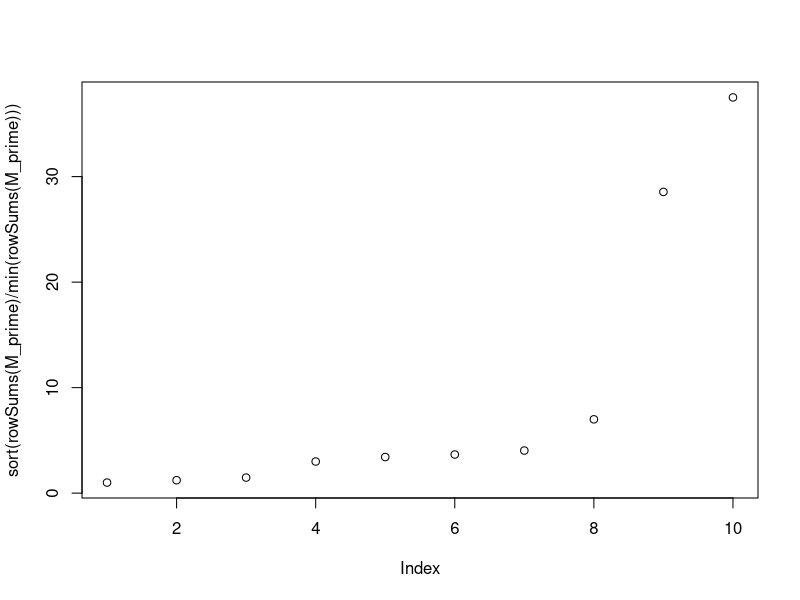
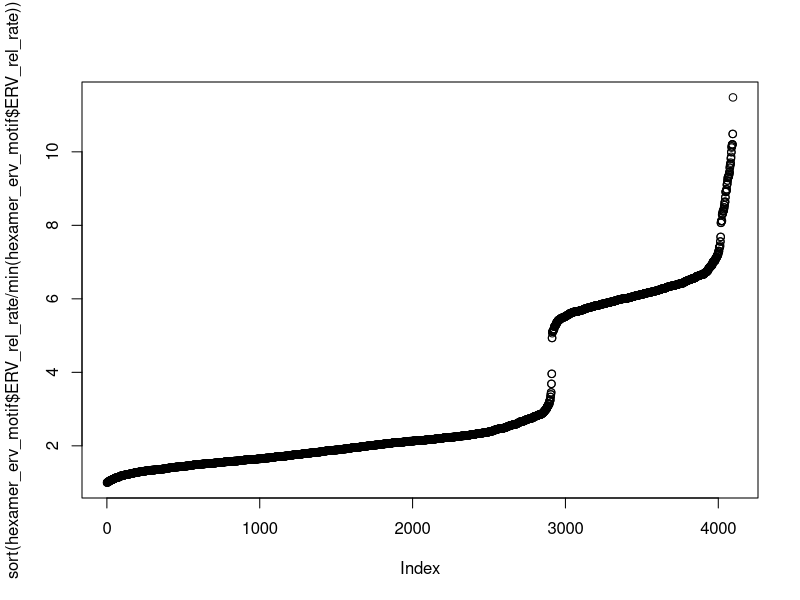

The R source for these figures, in order: (Note: this script raises an error after producing the figures.)
library(tidyverse)
# library(MCMCpack)
# library(ramify)

set.seed(03192020)

sample_M_double <- function(N, M_mu, M_sigma) {
  # log-normally distributed entries
  M_prime <- matrix(nrow=N, ncol=1)
  for (i in 1:N) {
    M_prime[i, 1] <- exp(rnorm(1, M_mu, M_sigma))
  }
  M <- matrix(nrow=N, ncol=N)
  for (i in 1:N) {
    for (j in 1:N) { 
      if (i != j) {
        # M[i, j] <- M_prime[j, 1]*pmax(
        #   0, exp(rnorm(1, M_mu, M_sigma)))
        M[i, j] <- M_prime[i, 1]*pmax(
          0, exp(rnorm(1, M_mu, M_sigma)))
      }
    }
  }
  # M <- t(M)
  for (i in 1:N) {
    # M[i, i] <- -sum(M[, i], na.rm=T)
    M[i, i] <- -sum(M[i, ], na.rm=T)
  }
  return(M)
}

# test sampling
M_prime <- sample_M_double(10, 0, 1)
M_prime[M_prime<0] <- 0
rowSums(M_prime)
range(M_prime[M_prime>0])
max(range(M_prime[M_prime>0]))/
  min(range(M_prime[M_prime>0]))
plot(sort(rowSums(M_prime)/min(rowSums(M_prime))))

hexamer_erv_motif <- read_tsv("../data/hexamers_ERVaveraged.txt")
names(hexamer_erv_motif) <- c("wtMotif", "ERV_rel_rate")
plot(sort(hexamer_erv_motif$ERV_rel_rate/
            min(hexamer_erv_motif$ERV_rel_rate)))

# remaining parameters
sample_Q <- function(N, Q_alpha) {
  # symmetric dirichlet distributed
  if (Q_alpha == Inf) { 
    Q <- rep(1/N, N)
  } else {
    Q <- t(rdirichlet(1, rep(Q_alpha, N)))
  }
  return(Q)
}

get_equilibrium_frequencies <- function(N, M, S, Q) {
  E_N <- as.matrix(c(rep(0, N-1), 1))
  # M_N <- M; M_N[N, ] <- rep(1, N)
  M_N <- M; M_N[, N] <- rep(1, N)
  Q_S <- S*Q
  # P_0 <- solve(M_N) %*% E_N
  P_0 <- t(t(E_N) %*% solve(M_N))
  # analytic derivation
  P <- (1-S)*P_0 + Q_S
  return(P)
}

# constants
N = 20  # 50
M_mu = 0

# initialize
output_list_v2 <- tibble(
  "S"=as.numeric(), "M_sigma"=as.numeric(), "Q_alpha"=as.numeric(), "iter_index"=as.numeric(), 
  "motif_index"=as.numeric(), "motif_exon"=as.numeric(), "motif_intron"=as.numeric(), 
  "motif_ratio"=as.numeric(), "motif_mutrate"=as.numeric(), "motif_ratio_max"=as.numeric())

# iterate
for (S in c(0, 0.05, 0.1, 0.2, 0.4, 0.8)) {
  for (M_sigma in c(0:100)/100) {
  # for (M_sigma in 2**(c(0:40)/5)) {
    for (Q_alpha in c(Inf)) {  # , 10, 1)) { 
      for (i in 1:1) {
        print(c(S, M_sigma, Q_alpha, i))

        # sample parameters
        M <- sample_M_double(N, 0, M_sigma)
        Q <- sample_Q(N, Q_alpha)
        
        # equilibrium frequencies
        P_exon <- get_equilibrium_frequencies(N, M, S, Q)
        P_intron <- get_equilibrium_frequencies(N, M, 0, Q)
        
        # append to output
        for (j in 1:length(P_exon)) {
          output_list_v2 <- bind_rows(output_list_v2, c(
            "S"=S, "M_sigma"=M_sigma, "Q_alpha"=Q_alpha, "iter_index"=i, "motif_index"=j, 
            "motif_exon"=P_exon[j], "motif_intron"=P_intron[j], "motif_ratio"=P_exon[j]/P_intron[j],
            "motif_mutrate"=M[j, j], "mutrate_ratio_max"=max(M[M > 0])/min(M[M > 0])))
        }
      }
    }
  }
}

write_tsv(output_list_v2, "../results/figures/output_list_v2_double.txt")
output_list_v2 <- read_tsv("../results/figures/output_list_v2_double.txt")

# # # original
palette_blue_red <- c("#297bb0", "#a9d4d9", "#f5e090", "#faae61", "#d71d1c")

output_list_v2_temp <- filter(output_list_v2, S!=1) %>% 
  group_by(M_sigma, S, Q_alpha) %>% summarise(
    motif_ratio_0 = quantile(motif_ratio, probs=0/100, na.rm=T), 
    motif_ratio_25 = quantile(motif_ratio, probs=25/100, na.rm=T),
    motif_ratio_50 = quantile(motif_ratio, probs=50/100, na.rm=T),
    motif_ratio_75 = quantile(motif_ratio, probs=75/100, na.rm=T),
    motif_ratio_100 = quantile(motif_ratio, probs=100/100, na.rm=T)) %>% 
  gather(motif_ratio_summary, motif_ratio, motif_ratio_0, 
    motif_ratio_25, motif_ratio_50, motif_ratio_75, 
    motif_ratio_100) %>% 
  mutate(motif_ratio_summary = as.factor(as.numeric(gsub(
    "motif_ratio_", "", motif_ratio_summary))))

output_list_v2_mean <- output_list_v2_temp %>% 
  dplyr::select(M_sigma, S, Q_alpha, motif_ratio_summary, motif_ratio)
write_tsv(output_list_v2_mean, "../results/figures/output_list_v2_mean_double.txt")
output_list_v2_mean <- read_tsv("../results/figures/output_list_v2_mean_double.txt")

# # # revision
output_list_v2_exon_temp <- filter(output_list_v2, S!=1) %>% 
  group_by(M_sigma, S, Q_alpha) %>% summarise(
    motif_exon_0 = quantile(motif_exon, probs=0/100, na.rm=T), 
    motif_exon_25 = quantile(motif_exon, probs=25/100, na.rm=T),
    motif_exon_50 = quantile(motif_exon, probs=50/100, na.rm=T),
    motif_exon_75 = quantile(motif_exon, probs=75/100, na.rm=T),
    motif_exon_100 = quantile(motif_exon, probs=100/100, na.rm=T)) %>% 
  gather(motif_exon_summary, motif_exon, motif_exon_0, 
    motif_exon_25, motif_exon_50, motif_exon_75, 
    motif_exon_100) %>% 
  mutate(motif_exon_summary = as.factor(as.numeric(gsub(
    "motif_exon_", "", motif_exon_summary))))

output_list_v2_exon_mean <- output_list_v2_exon_temp %>% 
  dplyr::select(M_sigma, S, Q_alpha, motif_exon_summary, motif_exon)
write_tsv(output_list_v2_exon_mean, "../results/figures/output_list_v2_exon_mean_double.txt")
output_list_v2_exon_mean <- read_tsv("../results/figures/output_list_v2_exon_mean_double.txt")

# # # revision
output_list_v2_intron_temp <- filter(output_list_v2, S!=1) %>% 
  group_by(M_sigma, S, Q_alpha) %>% summarise(
    motif_intron_0 = quantile(motif_intron, probs=0/100, na.rm=T), 
    motif_intron_25 = quantile(motif_intron, probs=25/100, na.rm=T),
    motif_intron_50 = quantile(motif_intron, probs=50/100, na.rm=T),
    motif_intron_75 = quantile(motif_intron, probs=75/100, na.rm=T),
    motif_intron_100 = quantile(motif_intron, probs=100/100, na.rm=T)) %>% 
  gather(motif_intron_summary, motif_intron, motif_intron_0, 
    motif_intron_25, motif_intron_50, motif_intron_75, 
    motif_intron_100) %>% 
  mutate(motif_intron_summary = as.factor(as.numeric(gsub(
    "motif_intron_", "", motif_intron_summary))))

output_list_v2_intron_mean <- output_list_v2_intron_temp %>% 
  dplyr::select(M_sigma, S, Q_alpha, motif_intron_summary, motif_intron)
write_tsv(output_list_v2_intron_mean, "../results/figures/output_list_v2_intron_mean_double.txt")
output_list_v2_intron_mean <- read_tsv("../results/figures/output_list_v2_intron_mean_double.txt")

# plots
ggplot(output_list_v2_mean) + 
  geom_line(aes(x=M_sigma, y=log2(motif_ratio), color=as.factor(motif_ratio_summary)), 
               position="identity") + theme(aspect.ratio=3) + 
  facet_grid(cols=vars(S)) + 
  xlab("Increasing mutational bias (mb)") + ylab("Exon vs intron motif ratio (log2)") + 
  scale_color_manual(name="Quantile", values=palette_blue_red) + 
  scale_x_continuous(breaks=c(0, 0.5, 1.0), limits=c(-0.1, 1.1))
ggsave("../results/figures/analytical_model_uniform_mean_double_transpose.pdf", width=5, height=5)

ggplot(output_list_v2_exon_mean) + 
  geom_line(aes(x=M_sigma, y=log2(motif_exon), color=as.factor(motif_exon_summary)), 
               position="identity") + theme(aspect.ratio=3) + 
  facet_grid(cols=vars(S)) + 
  xlab("Increasing mutational bias (mb)") + ylab("Exon motif frequency (log2)") + 
  scale_color_manual(name="Quantile", values=palette_blue_red) + 
  scale_x_continuous(breaks=c(0, 0.5, 1.0), limits=c(-0.1, 1.1)) + 
  ylim(log2(min(c(output_list_v2_exon_mean$motif_exon, output_list_v2_intron_mean$motif_intron))), 
    log2(max(c(output_list_v2_exon_mean$motif_exon, output_list_v2_intron_mean$motif_intron))))
ggsave("../results/figures/analytical_model_uniform_mean_double_transpose_exon.pdf", width=5, height=5)

ggplot(output_list_v2_intron_mean) + 
  geom_line(aes(x=M_sigma, y=log2(motif_intron), color=as.factor(motif_intron_summary)), 
               position="identity") + theme(aspect.ratio=3) + 
  facet_grid(cols=vars(S)) + 
  xlab("Increasing mutational bias (mb)") + ylab("Intron motif frequency (log2)") + 
  scale_color_manual(name="Quantile", values=palette_blue_red) + 
  scale_x_continuous(breaks=c(0, 0.5, 1.0), limits=c(-0.1, 1.1)) + 
  ylim(log2(min(c(output_list_v2_exon_mean$motif_exon, output_list_v2_intron_mean$motif_intron))), 
    log2(max(c(output_list_v2_exon_mean$motif_exon, output_list_v2_intron_mean$motif_intron))))
ggsave("../results/figures/analytical_model_uniform_mean_double_transpose_intron.pdf", width=5, height=5)
